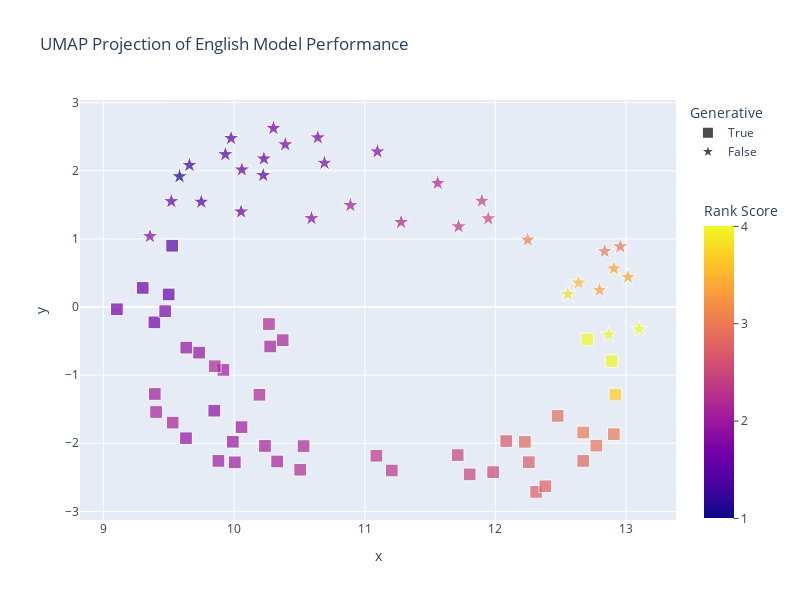

The notebook cell this image was saved under:
### Code cell
n_neighbours = (len(df) - 1) // 2
print(f"Using {n_neighbours} neighbours.")
umap = UMAP(n_neighbors=n_neighbours, n_components=2, random_state=4242, n_jobs=1)
umap_projection = umap.fit_transform(df.drop(columns=["generative", "rank"]))

if df.generative.iloc[0]:
    symbol_sequence = ["square", "star"]
    traceorder = "normal"
else:
    symbol_sequence = ["star", "square"]
    traceorder = "reversed"

fig = px.scatter(
    x=umap_projection[:, 0], 
    y=umap_projection[:, 1], 
    color=df['rank'],
    color_continuous_scale=px.colors.sequential.Plasma,
    range_color=[1, 4],
    symbol=df.generative,
    symbol_sequence=symbol_sequence,
    size=[20] * len(df),
    size_max=9,
    hover_name=df.index.tolist(),
    width=800,
    height=600,
    title=f"UMAP Projection of {language_title} Model Performance",
    labels=dict(color="Rank Score", symbol='Generative'),
    template='plotly',
)
fig.update_layout(
    coloraxis_colorbar=dict(
        yanchor="top", y=0.78, x=1.03, ticks="outside", len=0.8, dtick=1
    ),
    legend_traceorder=traceorder,
)

### Figure 1 — Plotly figure (JSON) as saved in the notebook; plotly's stock layout.template omitted (floating-point values rounded to 4 significant figures)
{"data": [{"hovertemplate": "<b>%{hovertext}</b><br><br>Generative=False<br>x=%{x}<br>y=%{y}<br>size=%{marker.size}<br>Rank Score=%{marker.color}<extra></extra>", "hovertext": ["microsoft/deberta-v3-large", "microsoft/deberta-v3-base", "google/electra-base-discriminator", "FacebookAI/roberta-large", "intfloat/multilingual-e5-large", "FacebookAI/roberta-base", "microsoft/mdeberta-v3-base", "google-bert/bert-large-cased", "AI-Sweden-Models/roberta-large-1160k", "AI-Sweden-Models/roberta-large-1350k", "google-bert/bert-large-uncased", "intfloat/multilingual-e5-base", "distilbert/distilroberta-base", "setu4993/LaBSE", "google/electra-large-discriminator", "google-bert/bert-base-uncased", "FacebookAI/xlm-roberta-large", "google-bert/bert-base-multilingual-cased", "distilbert/distilbert-base-cased", "Twitter/twhin-bert-large", "Twitter/twhin-bert-base", "distilbert/distilbert-base-multilingual-cased", "Geotrend/distilbert-base-25lang-cased", "sentence-transformers/distilbert-multilingual-nli-stsb-quora-ranking", "sentence-transformers/quora-distilbert-multilingual", "EuropeanParliament/EUBERT", "sentence-transformers/distiluse-base-multilingual-cased-v2", "sentence-transformers/distiluse-base-multilingual-cased", "sentence-transformers/distiluse-base-multilingual-cased-v1", "dbmdz/bert-tiny-historic-multilingual-cased", "3ebdola/Dialectal-Arabic-XLM-R-Base", "fresh-xlm-roberta-base", "fresh-electra-small"], "legendgroup": "False", "marker": {"color": [1.09, 1.28, 1.39, 1.42, 1.48, 1.5, 1.52, 1.54, 1.56, 1.62, 1.65, 1.7, 1.75, 1.76, 1.8, 1.81, 1.84, 2.06, 2.14, 2.15, 2.32, 2.43, 2.49, 2.99, 2.99, 3.04, 3.36, 3.36, 3.38, 3.52, 3.79, 4.23, 4.3], "coloraxis": "coloraxis", "size": [20, 20, 20, 20, 20, 20, 20, 20, 20, 20, 20, 20, 20, 20, 20, 20, 20, 20, 20, 20, 20, 20, 20, 20, 20, 20, 20, 20, 20, 20, 20, 20, 20], "sizemode": "area", "sizeref": 0.2469, "symbol": "star"}, "mode": "markers", "name": "False", "orientation": "v", "showlegend": true, "type": "scatter", "x": [9.582, 9.658, 9.932, 9.748, 10.22, 9.976, 10.06, 10.23, 9.519, 10.05, 10.3, 10.39, 10.64, 10.69, 9.355, 11.1, 10.59, 10.89, 11.56, 11.28, 11.72, 11.9, 11.95, 12.84, 12.96, 12.25, 12.91, 12.8, 13.02, 12.64, 12.55, 12.87, 13.1], "xaxis": "x", "y": [1.917, 2.083, 2.24, 1.542, 1.934, 2.477, 2.016, 2.177, 1.551, 1.399, 2.626, 2.385, 2.487, 2.114, 1.038, 2.281, 1.301, 1.493, 1.819, 1.244, 1.181, 1.557, 1.299, 0.8173, 0.8873, 0.9856, 0.5649, 0.2489, 0.4397, 0.3561, 0.1888, -0.4075, -0.3279], "yaxis": "y"}, {"hovertemplate": "<b>%{hovertext}</b><br><br>Generative=True<br>x=%{x}<br>y=%{y}<br>size=%{marker.size}<br>Rank Score=%{marker.color}<extra></extra>", "hovertext": ["gpt-4-0613 (few-shot, val)", "VAGOsolutions/SauerkrautLM-7b-LaserChat (few-shot)", "Nexusflow/Starling-LM-7B-beta (few-shot)", "upstage/SOLAR-10.7B-v1.0 (few-shot)", "VAGOsolutions/FC-SauerkrautLM-7b-beta (few-shot)", "gpt-3.5-turbo-0613 (few-shot, val)", "mistralai/Mistral-7B-v0.1 (few-shot)", "alpindale/Mistral-7B-v0.2-hf (few-shot)", "VAGOsolutions/SauerkrautLM-7b-HerO (few-shot, val)", "robinsmits/Qwen1.5-7B-Dutch-Chat-Sft-Bf16 (few-shot)", "occiglot/occiglot-7b-de-en-instruct (few-shot)", "timpal0l/Mistral-7B-v0.1-flashback-v2 (few-shot)", "mistralai/Mistral-7B-Instruct-v0.1 (few-shot)", "01-ai/Yi-6B (few-shot)", "RuterNorway/Llama-2-13b-chat-norwegian (few-shot)", "occiglot/occiglot-7b-de-en (few-shot)", "danish-foundation-models/munin-7b-v0.1dev0 (few-shot)", "cstr/Spaetzle-v8-7b (few-shot, val)", "mlabonne/NeuralBeagle14-7B (few-shot, val)", "occiglot/occiglot-7b-eu5-instruct (few-shot)", "Qwen/Qwen1.5-4B-Chat (few-shot)", "Qwen/Qwen1.5-4B (few-shot)", "meta-llama/Llama-2-7b-chat-hf (few-shot)", "meta-llama/Llama-2-7b-hf (few-shot)", "mistralai/Mistral-7B-Instruct-v0.2 (few-shot)", "mlabonne/AlphaMonarch-7B (few-shot, val)", "occiglot/occiglot-7b-eu5 (few-shot)", "microsoft/phi-2 (few-shot)", "Rijgersberg/GEITje-7B (few-shot)", "AI-Sweden-Models/gpt-sw3-20b-instruct (few-shot)", "AI-Sweden-Models/gpt-sw3-20b (few-shot)", "Qwen/Qwen1.5-1.8B (few-shot)", "Qwen/Qwen1.5-1.8B-Chat (few-shot)", "allenai/OLMo-7B (few-shot)", "google/gemma-2b (few-shot)", "VAGOsolutions/SauerkrautLM-Gemma-2b (few-shot)", "allenai/OLMo-7B-Twin-2T (few-shot)", "google/gemma-2b-it (few-shot)", "LumiOpen/Viking-13B (few-shot)", "Qwen/Qwen1.5-0.5B-Chat (few-shot)", "Qwen/Qwen1.5-0.5B (few-shot)", "allenai/OLMo-1B (few-shot)", "RuterNorway/Llama-2-7b-chat-norwegian (few-shot)", "ai-forever/mGPT (few-shot)", "RJuro/kanelsnegl-v0.1 (few-shot)"], "legendgroup": "True", "marker": {"color": [1.44, 1.55, 1.6, 1.64, 1.68, 1.74, 1.85, 1.91, 1.93, 1.93, 1.97, 2.01, 2.02, 2.03, 2.03, 2.03, 2.07, 2.08, 2.08, 2.09, 2.1, 2.11, 2.16, 2.16, 2.16, 2.17, 2.21, 2.3, 2.31, 2.44, 2.45, 2.5, 2.67, 2.71, 2.74, 2.76, 2.81, 2.81, 2.86, 2.93, 2.97, 2.99, 3.69, 4.57, 4.68], "coloraxis": "coloraxis", "size": [20, 20, 20, 20, 20, 20, 20, 20, 20, 20, 20, 20, 20, 20, 20, 20, 20, 20, 20, 20, 20, 20, 20, 20, 20, 20, 20, 20, 20, 20, 20, 20, 20, 20, 20, 20, 20, 20, 20, 20, 20, 20, 20, 20, 20], "sizemode": "area", "sizeref": 0.2469, "symbol": "square"}, "mode": "markers", "name": "True", "orientation": "v", "showlegend": true, "type": "scatter", "x": [9.525, 9.498, 9.3, 9.102, 9.389, 9.472, 9.848, 9.631, 9.731, 9.633, 9.989, 10.06, 9.392, 10.0, 9.918, 9.879, 10.24, 10.37, 10.28, 10.33, 9.402, 9.529, 10.19, 10.53, 9.851, 10.27, 10.51, 11.21, 11.09, 11.8, 11.71, 11.98, 12.08, 12.26, 12.31, 12.38, 12.67, 12.23, 12.48, 12.77, 12.67, 12.91, 12.92, 12.89, 12.7], "xaxis": "x", "y": [0.8993, 0.1846, 0.2805, -0.03308, -0.2253, -0.06059, -1.521, -1.926, -0.669, -0.5959, -1.977, -1.763, -1.277, -2.279, -0.9232, -2.259, -2.039, -0.4868, -0.5788, -2.267, -1.541, -1.697, -1.288, -2.041, -0.8694, -0.25, -2.388, -2.399, -2.183, -2.457, -2.174, -2.423, -1.968, -2.277, -2.713, -2.631, -2.259, -1.979, -1.598, -2.035, -1.842, -1.866, -1.285, -0.7923, -0.4768], "yaxis": "y"}], "layout": {"coloraxis": {"cmax": 4, "cmin": 1, "colorbar": {"dtick": 1, "len": 0.8, "ticks": "outside", "title": {"text": "Rank Score"}, "x": 1.03, "y": 0.78, "yanchor": "top"}, "colorscale": [[0, "#0d0887"], [0.1111, "#46039f"], [0.2222, "#7201a8"], [0.3333, "#9c179e"], [0.4444, "#bd3786"], [0.5556, "#d8576b"], [0.6667, "#ed7953"], [0.7778, "#fb9f3a"], [0.8889, "#fdca26"], [1, "#f0f921"]]}, "height": 600, "legend": {"itemsizing": "constant", "title": {"text": "Generative"}, "tracegroupgap": 0, "traceorder": "reversed"}, "title": {"text": "UMAP Projection of English Model Performance"}, "width": 800, "xaxis": {"anchor": "y", "autorange": true, "domain": [0, 1], "range": [8.819, 13.38], "title": {"text": "x"}, "type": "linear"}, "yaxis": {"anchor": "x", "autorange": true, "domain": [0, 1], "range": [-3.126, 3.038], "title": {"text": "y"}, "type": "linear"}}}
